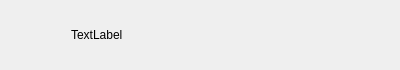
<?xml version="1.0" encoding="UTF-8"?>
<ui version="4.0">
 <class>ContactUserItem</class>
 <widget class="QWidget" name="ContactUserItem">
  <property name="geometry">
   <rect>
    <x>0</x>
    <y>0</y>
    <width>400</width>
    <height>70</height>
   </rect>
  </property>
  <property name="minimumSize">
   <size>
    <width>0</width>
    <height>70</height>
   </size>
  </property>
  <property name="maximumSize">
   <size>
    <width>16777215</width>
    <height>70</height>
   </size>
  </property>
  <property name="windowTitle">
   <string>Form</string>
  </property>
  <layout class="QHBoxLayout" name="horizontalLayout">
   <property name="spacing">
    <number>5</number>
   </property>
   <property name="leftMargin">
    <number>6</number>
   </property>
   <property name="topMargin">
    <number>2</number>
   </property>
   <property name="rightMargin">
    <number>6</number>
   </property>
   <property name="bottomMargin">
    <number>2</number>
   </property>
   <item>
    <widget class="QWidget" name="widget" native="true">
     <property name="minimumSize">
      <size>
       <width>60</width>
       <height>60</height>
      </size>
     </property>
     <property name="maximumSize">
      <size>
       <width>60</width>
       <height>60</height>
      </size>
     </property>
     <widget class="QLabel" name="icon_label">
      <property name="geometry">
       <rect>
        <x>0</x>
        <y>10</y>
        <width>45</width>
        <height>45</height>
       </rect>
      </property>
      <property name="minimumSize">
       <size>
        <width>45</width>
        <height>45</height>
       </size>
      </property>
      <property name="maximumSize">
       <size>
        <width>45</width>
        <height>45</height>
       </size>
      </property>
      <property name="text">
       <string/>
      </property>
     </widget>
     <widget class="QLabel" name="redpoint">
      <property name="geometry">
       <rect>
        <x>27</x>
        <y>2</y>
        <width>30</width>
        <height>30</height>
       </rect>
      </property>
      <property name="minimumSize">
       <size>
        <width>30</width>
        <height>30</height>
       </size>
      </property>
      <property name="maximumSize">
       <size>
        <width>30</width>
        <height>30</height>
       </size>
      </property>
      <property name="text">
       <string/>
      </property>
     </widget>
    </widget>
   </item>
   <item>
    <widget class="QLabel" name="user_name_label">
     <property name="text">
      <string>TextLabel</string>
     </property>
    </widget>
   </item>
  </layout>
 </widget>
 <resources/>
 <connections/>
</ui>
